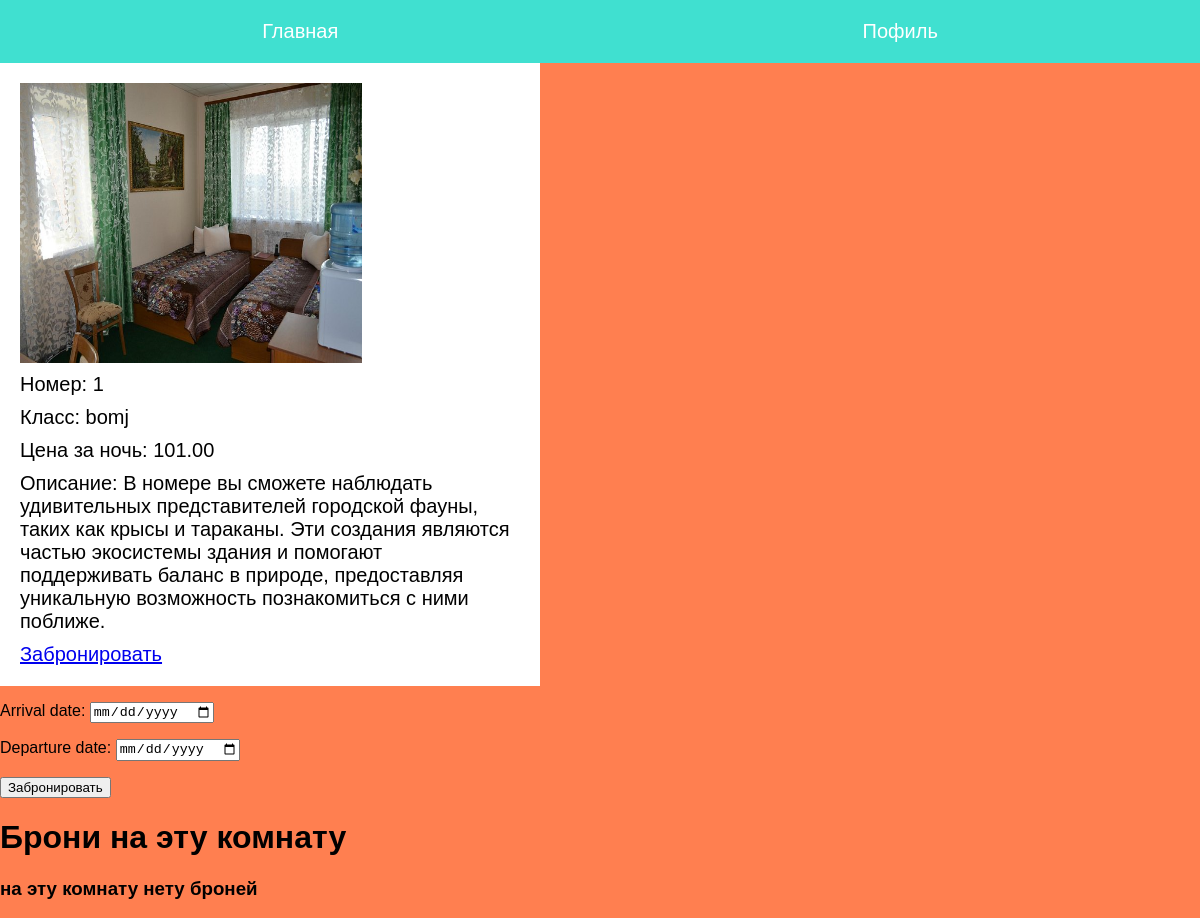
/room/res/1, run on the app's committed database.
### hotel/models.py (models this page shows, shortened)
class Room(models.Model):
    number = models.IntegerField()
    type = models.ForeignKey(Type, on_delete=models.CASCADE)
    price = models.DecimalField(max_digits=100, decimal_places=2)
    description = models.TextField()
    photo = models.ImageField(upload_to='photos/')

class Type(models.Model):
    name = models.CharField(max_length=50)

### hotel/views.py (the view, shortened to what this page needs)
# urls.py: path('room/res/<int:id>', views.room_res, name='room_res'),
def room_res(request, id):
    room = Room.objects.get(id=id)
    reservations = Reservation.objects.filter(room=room)
    ctx = {
        'room': room,
        'form': ReservationForm(),
        'reservations': reservations
    }
    return render(request, 'hotel/room_res.html', ctx)

### hotel/forms.py
class ReservationForm(forms.ModelForm):
    arrival_date = forms.DateField(widget=forms.DateInput(attrs={'type': 'date'}))
    departure_date = forms.DateField(widget=forms.DateInput(attrs={'type': 'date'}))
    class Meta:
        model = Reservation
        fields = 'arrival_date', 'departure_date',

### hotel/templates/hotel/room_res.html (shortened to what this page needs)
{% extends 'hotel/layouts/base.html' %}
{% block content %}
    <div class="room">
        <img style="width: 28.5vw; height: 35vh" src="{{ room.photo.url }}" alt="">
        <div>
            Номер: {{ room.number }}
        </div>
        <div>
            Класс: {{ room.type.name }}
        </div>
        <div>
            Цена за ночь: {{ room.price }}
        </div>
        <div>
            Описание: {{ room.description }}
        </div>
        <div>
            <a href="{% url 'room_res' id=room.id %}">Забронировать</a>
        </div>
    </div>
    <form action="" method="post">
        {{ form.as_p }}
        <button>Забронировать</button>
    </form>
    <div>
        <h1>Брони на эту комнату</h1>
    {% if not reservations %}
    	<h3>на эту комнату нету броней</h3>
    {% endif %}
    </div>
{% endblock %}

### hotel/templates/hotel/layouts/base.html (style rules this page uses)
body { margin: 0; padding: 0; font-family: sans-serif; background-color: #FF7F50; }
.room { width: 500px; display: flex; flex-direction: column; padding: 20px; gap: 10px; font-size: 20px; background-color: #FFFFFF; }

### data on the page
Room: photo (picture), number "1", type.name "bomj", price "101.00", description "В номере вы сможете наблюдать удивительных представителей городской фауны, таких как крысы и тараканы. Эти создания являются частью экосистемы здания и помогают поддерживать баланс в природе, предоставляя уникальную возможность познакомиться с ними поближе."
